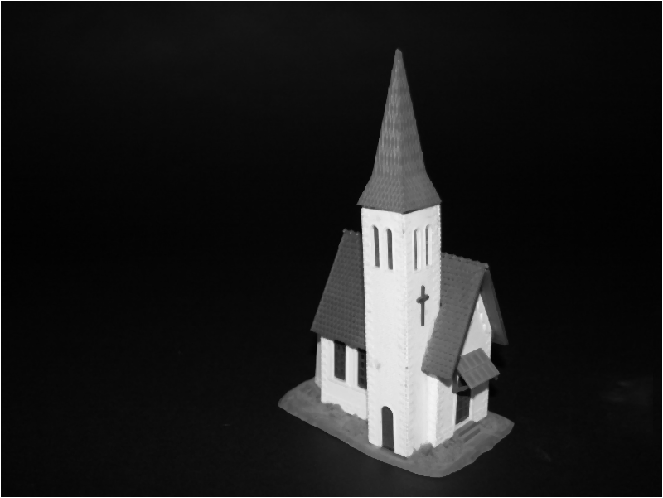
#> input picture Sheet5/Aufgabe2_a/church_left.png, 663 x 498 px
$ python findcorrespondences.py
#> lines starting #> are read from the running program, lines starting #| are printed output that depends on the picture; after the words box and inside, x2 and y2 are one past the last pixel; in counts of white or black regions, pixels touching at a corner belong together
import numpy as np
import cv2
import copy

PATH1 = "church_left.png"
PATH2 = "church_right.png"


#Hilfsfunktion zur Errechnung des euklidischen Abstands zwischen zwei Punkten
def entfernung_berechnen(p1, p2):
    x_val = p1[0]-p2[0]
    y_val = p1[1]-p2[1]
    result = x_val*x_val + y_val*y_val
    result = result**0.5
    return result


#Hilfsfunktion, die aus einer Liste aus Punkten den herausfindet, der am nähsten zu dem gegebenen Punkt ist
#Rückgabe ist dieser Punkt und der Index des Punktes in der Liste
def finde_nahen_punkt(punkt, liste):
    naher_punkt = liste[0]
    index = 0
    entfernung = entfernung_berechnen(punkt, naher_punkt)
    for k in range(len(liste)):
        neue_entfernung = entfernung_berechnen(punkt, liste[k])
        if(neue_entfernung < entfernung):
            index = k
            naher_punkt = liste[k]
    return naher_punkt, index


#Hilfsfunktion, die versucht durch Template Matching gefundene Punkte in einem linken Bild mit denen im rechten Bild
#in Verbindung zu bringen. Rückgabe ist eine Liste aus Tupeln (i, j), wobei i und j Indizes der zusammengehörigen Punkte
#ist. j=-1 wenn für das i kein dazugehöriger Punkt gefunden wurde.
def search_for_matches(points_left, points_right, image_left, image_right, useSSD):
    height, width = image_left.shape[:2]
    range = round(min([height, width])/8)

    result = []

    test = 0
    #Fuer jeden Eckpunkt im linken Bild...
    for point in points_left:
        x_val_left = point[0]
        x_val_right = min([point[0]+range, width-1])
        y_val_left = point[1]
        y_val_right = min([point[1]+range, height-1])
        #...schneiden wir eine ROI an ihm aus und...
        template = img_left[y_val_left:y_val_right, x_val_left:x_val_right]

        if useSSD:
            help = cv2.TM_SQDIFF
        else:
            help = cv2.TM_CCORR_NORMED

        #matchen diesen Ausschnitt mit dem rechten Bild. Aus dem Ergebnis suchen wir das Maximum raus (die Stelle mit
        #bestem Matching) und...
        matched = cv2.matchTemplate(image_right, template, help)
        _, _, _, maximum = cv2.minMaxLoc(matched)

        #... suchen die Ecke aus dem rechten Bild die am Maximum am naehsten ist.
        naher_punkt, index = finde_nahen_punkt(maximum, points_right)

        #Sollte jedoch die Entfernung zwischen dem vermeintlich dazugehörigen Punkt zu groß sein, muss ein Fehler
        # vorliegen.
        if entfernung_berechnen(naher_punkt, maximum) > 20:
            index = -1

        result.append((points_left.index(point), index))

    return result


#Hilfsfunktion, die errechnet, ob ein Punkt (x_mitte, y_mitte) das lokale Maximum in einem gegebenen Bild ist
def lokales_max(image, x_mitte, y_mitte):
    weite = 5
    height, width = image.shape[:2]
    wert = image[y_mitte][x_mitte]
    for i in range(-weite, weite+1):
        for j in range(-weite, weite+1):
            if y_mitte+i < 0 or y_mitte+i >= height or x_mitte+j < 0 or x_mitte+j >= width:
                continue
            anderer_wert = image[y_mitte+i][x_mitte+j]
            if(wert < anderer_wert):
                return False
    return True


#Hilfsfunktion, die die Eckenerkennung nach Harris auf einem gegebenen Bild ausfuehrt und die gefundenen Ecke
#einzeichnet. Rückgabe ist das Bild mit eingezeichneten Ecken und eine Liste der Koordinaten der gefundenen Ecken
def harris_corner_detection(image):
    gray = cv2.cvtColor(image, cv2.COLOR_BGR2GRAY)
    gray = np.float32(gray)
    dst = cv2.cornerHarris(gray, 2, 3, 0.04)

    result = []
    punkte = np.where(dst > 0.01*dst.max())
    for i in range(len(punkte[0])):
        if lokales_max(dst, punkte[1][i], punkte[0][i]):
            result.append((punkte[1][i], punkte[0][i]))
            cv2.circle(image, (punkte[1][i], punkte[0][i]), 2, (0, 0, 255), -1)
    return image, result


#Liest die Bilder ein und macht eine Kopie von beiden
original_left = cv2.imread(PATH1)
#> original_left is the input picture: shape (498, 663, 3); min 1, max 255, mean 30.9
original_right = cv2.imread(PATH2)
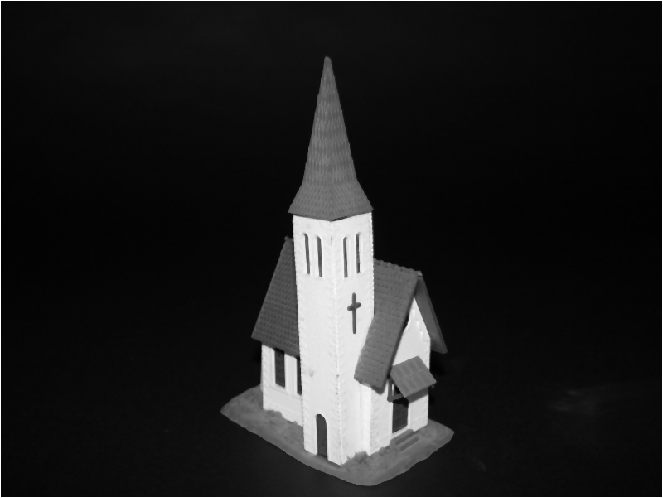
#> input picture Sheet5/Aufgabe2_a/church_right.png, 663 x 498 px
#> original_right is the input picture: shape (498, 663, 3); min 1, max 255, mean 31.2
img_left = copy.copy(original_left)
img_right = copy.copy(original_right)

cv2.imshow("Original", np.hstack((img_left, img_right)))

#Zeige Bilder mit eingezeichneten Ecken ein
corners_left, points_left = harris_corner_detection(img_left)
#> in harris_corner_detection, `punkte = np.where(dst > 0.01*dst.max())`: punkte = 78 positions, rows 0 to 497, columns 0 to 662
#> the loop in harris_corner_detection, `for i in range(len(punkte[0])):` made 78 passes
#> wert in lokales_max on passes 1 to 12: 55395288, 55395288, 169742096, 176583616, 57628024, 55395288, 55395288, 169742096, 176583616, 57628024, 169742096, 169742096
#> after the loop in harris_corner_detection, `for i in range(len(punkte[0])):`:
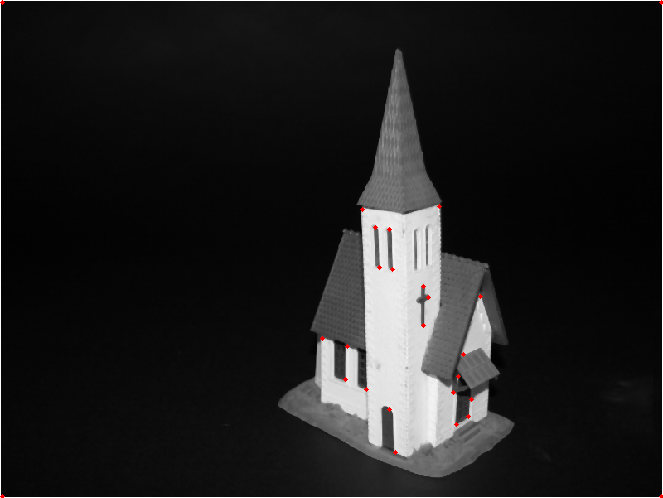
#> image: shape (498, 663, 3); 0.1% of pixels changed, all inside (x1, y1, x2, y2) = (0, 0, 663, 498)
#> after the loop in harris_corner_detection, `for i in range(len(punkte[0])):`: result = 26 pairs, first value 2 to 661, second value 2 to 496
#> points_left has the same summary as result in harris_corner_detection
corners_right, points_right = harris_corner_detection(img_right)
#> in harris_corner_detection (call 2), `punkte = np.where(dst > 0.01*dst.max())`: punkte = 134 positions, rows 0 to 497, columns 0 to 662
#> the loop in harris_corner_detection (call 2), `for i in range(len(punkte[0])):` made 134 passes
#> wert in lokales_max on passes 1 to 12: 54989656, 54989656, 168639776, 176583616, 57628024, 54989656, 54989656, 168639776, 176583616, 57628024, 168552512, 168552512
#> after the loop in harris_corner_detection (call 2), `for i in range(len(punkte[0])):`:
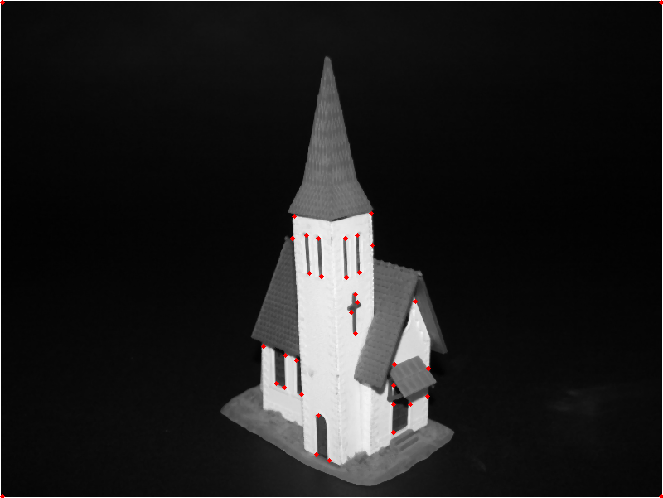
#> image: shape (498, 663, 3); 0.14% of pixels changed, all inside (x1, y1, x2, y2) = (0, 0, 663, 498)
#> after the loop in harris_corner_detection (call 2), `for i in range(len(punkte[0])):`: result = 37 pairs, first value 2 to 661, second value 2 to 496
#> points_right has the same summary as result in harris_corner_detection
cv2.imshow("Nach Ecken Erkennung", np.hstack((corners_left, corners_right)))

#Fuege die Bilder nebeneinander zusammen
big_image = np.concatenate((corners_left, corners_right), axis=1)
big_image_copy = copy.copy(big_image)

#Suche nach einer passenden Zuordnung der Eckpunkte der beiden Bilder und zeichne zwischen den Punkten Linien ein
matchings_a = search_for_matches(points_left, points_right, original_left, original_right, True)
#> the loop in search_for_matches, `for point in points_left:` made 26 passes
#> (point, x_val_left, x_val_right, y_val_left, y_val_right, help, maximum, naher_punkt) on passes 1 to 2: ((2, 2), 2, 64, 2, 64, 0, (302, 278), (2, 496)), ((661, 2), 661, 662, 2, 64, 0, (0, 0), (2, 2))
#> point on passes 3 to 8: (439, 206), (362, 209), (375, 227), (389, 229), (379, 267), (392, 269)
#> after the loop in search_for_matches, `for point in points_left:`:
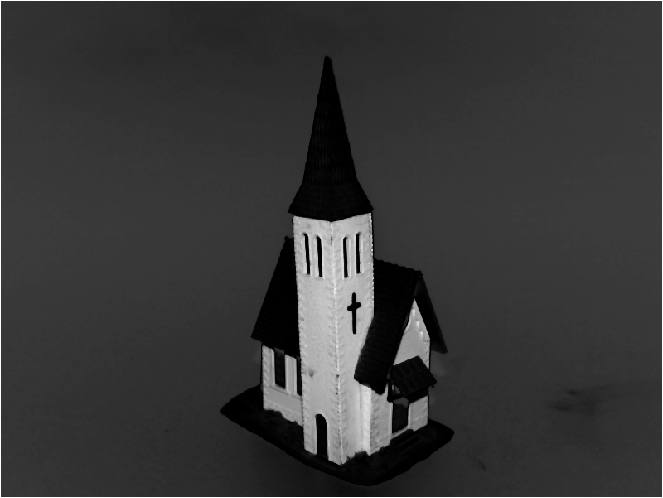
#> matched: shape (498, 663) float32; min 43350, max 130050, mean 62371.1; drawn with min black and max white
for match in matchings_a:
    if not match[1] == -1:
        punkt_rechts = ((points_right[match[1]])[0] + corners_left.shape[1], (points_right[match[1]])[1])
        cv2.line(big_image, points_left[match[0]], punkt_rechts, (255, 0, 0), 1)
#> this loop made 26 passes
#> match on passes 1 to 12: (0, -1), (1, 0), (2, -1), (3, -1), (4, -1), (5, -1), (6, -1), (7, -1), (8, -1), (9, -1), (10, -1), (11, -1)
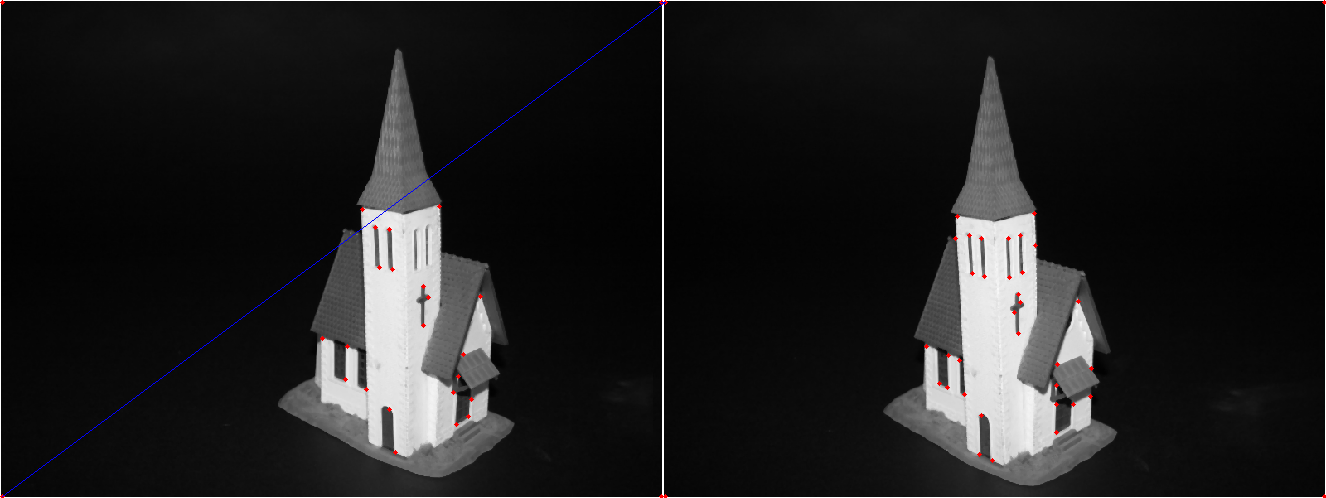
#> big_image: shape (498, 1326, 3); mean B, G, R 31.1, 30.9, 31.2
cv2.imshow("Ecken verbunden nach SSD", big_image)

matchings_b = search_for_matches(points_left, points_right, original_left, original_right, False)
#> the loop in search_for_matches (call 2), `for point in points_left:` made 26 passes
#> point on passes 1 to 12: (2, 2), (661, 2), (439, 206), (362, 209), (375, 227), (389, 229), (379, 267), (392, 269), (423, 286), (480, 296), (428, 297), (423, 325)
#> pass 1, in search_for_matches (call 2), `matched = cv2.matchTemplate(image_right, template, help)`:
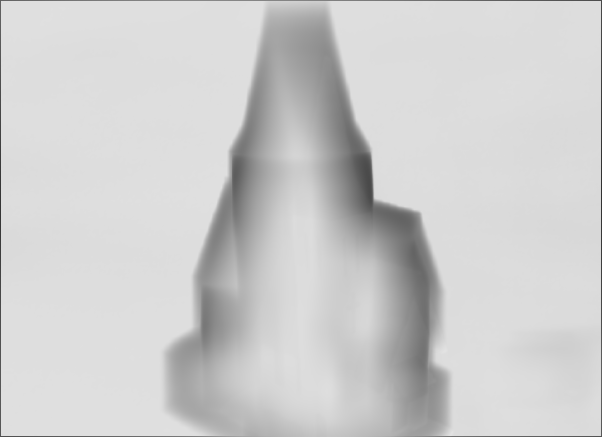
#> matched: shape (437, 602) float32; min 0.197, max 0.889, mean 0.809
#> pass 3, in search_for_matches (call 2), `matched = cv2.matchTemplate(image_right, template, help)`:
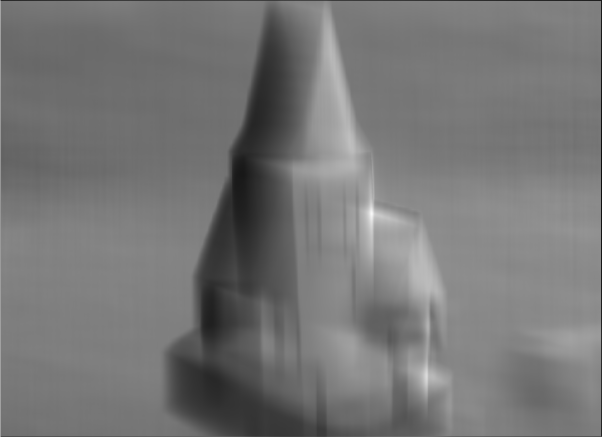
#> matched: shape (437, 602) float32; min 0.0568, max 0.974, mean 0.464
for match in matchings_b:
    if not match[1] == -1:
        punkt_rechts = ((points_right[match[1]])[0] + corners_left.shape[1], (points_right[match[1]])[1])
        cv2.line(big_image_copy, points_left[match[0]], punkt_rechts, (255, 0, 0), 1)
#> this loop made 26 passes
cv2.imshow("Ecken verbunden nach NCC", big_image_copy)

cv2.waitKey(0)
cv2.destroyAllWindows()
